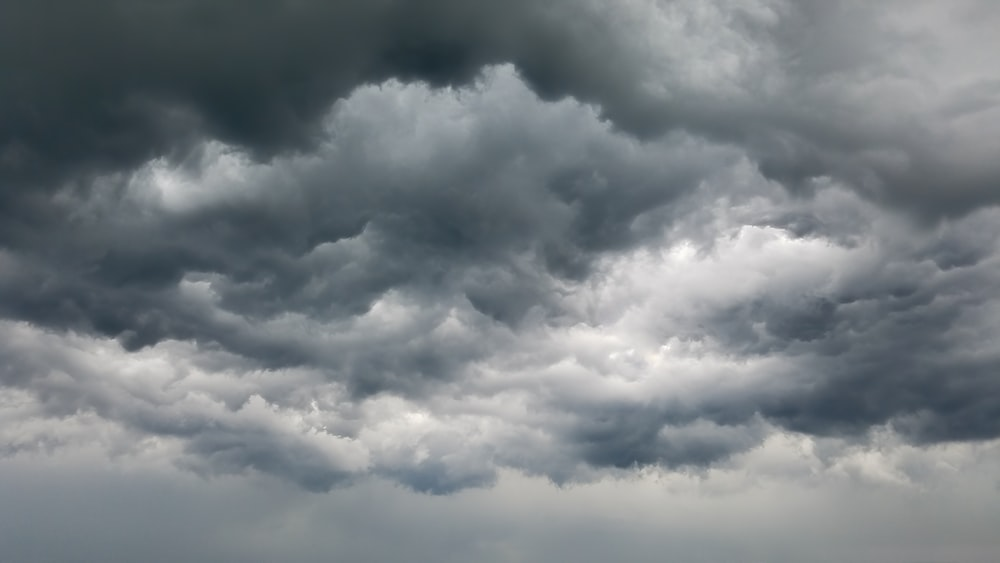
#> input picture sunset-photo.png, 1000 x 563 px, found by its file name
$ python pi-cam.py
#> lines starting #> are read from the running program, lines starting #| are printed output that depends on the picture
#make needed imports
#from picamera import PiCamera
from time import sleep
from twilio.rest import Client
import cv2
import numpy as np


# #STEP 1: CAPTURE PHOTO
# camera = PiCamera()

# #open cam and give 30 sec intervals between capture
# camera.start_preview()
# sleep(30)

# #replace file path
# camera.capture('/home/pi/Desktop/image.jpg')
# camera.stop_preview()

# #STEP 2: DETECT SKY CONTOURS & SAVE AS ISOLATED IMAGE
# def isolate_sky(image):
#   # Load the image and convert it to grayscale
#   img = cv2.imread(image)
#   gray = cv2.cvtColor(img, cv2.COLOR_BGR2GRAY)

#   # Invert the grayscale image
#   gray = cv2.bitwise_not(gray)

#   # Threshold the image to create a binary image
#   _, thresh = cv2.threshold(gray, 0, 255, cv2.THRESH_BINARY + cv2.THRESH_OTSU)

#   # Find the contours in the image
#   contours, _ = cv2.findContours(thresh, cv2.RETR_TREE, cv2.CHAIN_APPROX_SIMPLE)

#   # Find the contour with the largest area --> ask user to position camera where sky takes us majority of frame
#   contour = max(contours, key=cv2.contourArea)

#   # Create a mask image with the same size as the original image
#   mask = np.zeros(img.shape[:2], np.uint8)

#   # Fill the mask with the contour
#   cv2.drawContours(mask, [contour], -1, (255, 255, 255), -1)

#   # Use the mask to isolate the sky in the original image
#   isolated_sky = cv2.bitwise_and(img, img, mask=mask)

#   return isolated_sky

# #test path
path = r'/Users/clairehu/Documents/GitHub/eyes-in-the-sky/sunset-photo.png'
image_before = cv2.imread(path)
#> image_before is the input picture: shape (563, 1000, 3); mean B, G, R 130.8, 126.5, 119.7
# cv2.imshow('image before mask', image_before)


# isolated_sky = isolate_sky(path)
# cv2.imwrite('isolated_sky.jpg', isolated_sky)
# image_after = cv2.imread('isolated_sky.jpg')
# cv2.imshow('image after mask', image_after)


#STEP 3: LOOP AND FIND NUM OF PRETTY COLORS
# Read the image file
# resize image here????
#uncomment later to use isolated sky

#image = cv2.imread('isolated_sky.jpg'), CHANGE image_before to say image_after after we figure out step 2
# Convert the image to HSV color space
hsv = cv2.cvtColor(image_before, cv2.COLOR_BGR2HSV)
#> hsv: shape (563, 1000, 3); mean H, S, V 94.5, 28.4, 131.2
cv2.imshow('image before mask', image_before)
print(image_before.shape)
#| (563, 1000, 3)

# Extract the H, S, and V channels
h, s, v = cv2.split(hsv)
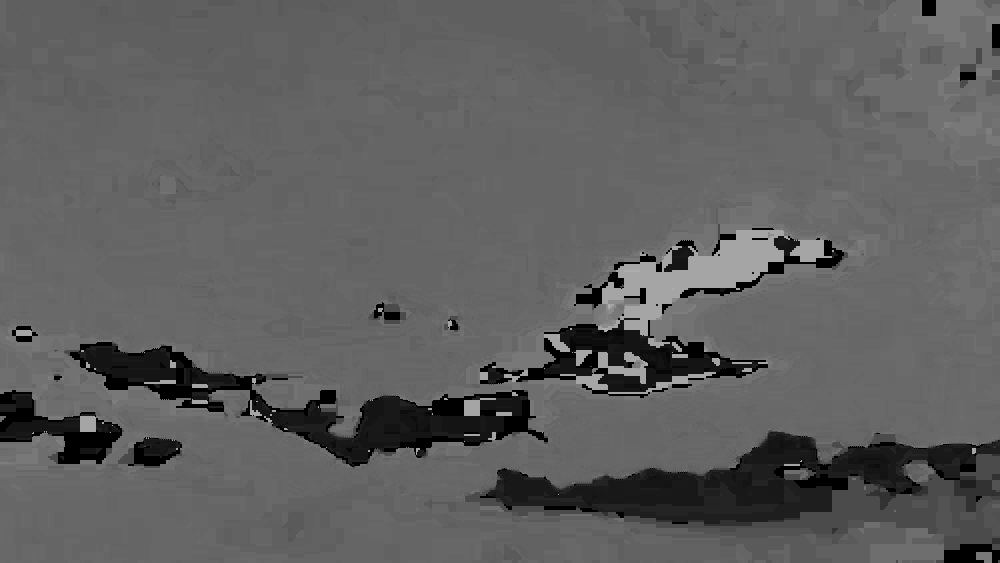
#> h: shape (563, 1000); min 0, max 173, mean 94.5
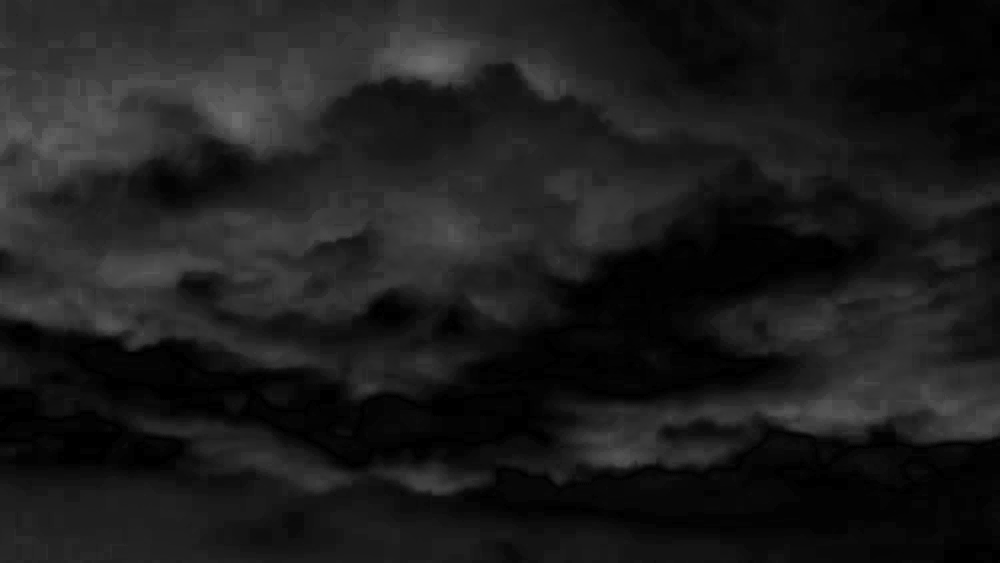
#> s: shape (563, 1000); min 0, max 109, mean 28.4
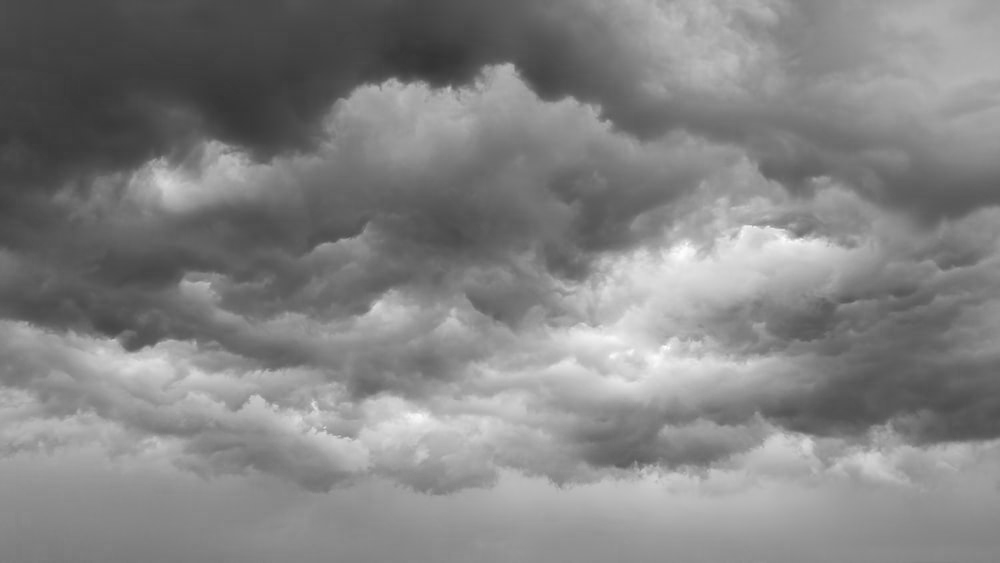
#> v: shape (563, 1000); min 51, max 255, mean 131.2

# Set the lower and upper bounds for the colors we want to detect
lower_yellow = np.array([0, 65, 205])
upper_yellow = np.array([60, 255, 255])
yellow_mask = cv2.inRange(hsv, lower_yellow, upper_yellow)
#> yellow_mask: shape (563, 1000); every value is 0

lower_magenta = np.array([135, 65, 205])
upper_magenta = np.array([360, 255, 255])
magenta_mask = cv2.inRange(hsv, lower_magenta, upper_magenta)

# Count the number of pixels for each color
yellow_pixels = cv2.countNonZero(yellow_mask)
#> yellow_pixels = 0
magenta_pixels = cv2.countNonZero(magenta_mask)
#> magenta_pixels = 0

print("Yellow pixels:", yellow_pixels)
#| Yellow pixels: 0
print("Magenta pixels:", magenta_pixels)
#| Magenta pixels: 0

#IF ABOVE THRESHOLD, SEND A TEXT VIA TWILIO API
# replace placeholder # of 100 with something else
# Check if the number of red pixels exceeds the threshold
trigger_colors = yellow_pixels + magenta_pixels
#> trigger_colors = 0
if trigger_colors > 7500:
    print('lots of  colors')
    # Set up the Twilio API client
    account_sid = 'AC90d2aec1b48d86aadca0ac3b5e4175b1'
    auth_token = '529a30cd7d3c052ddc809f9eb939baa8'
    client = Client(account_sid, auth_token)

    # Send the text message
    message = client.messages \
                    .create(
                         body='Put yo boots on... there are more than 7500 colorful pixels in the image! WAKE UP RIGHT NOW! WOWOWOWOWOWOWO!!!!',
                         from_='+13862603449',
                         to='+15135387028'
                     )
    print(f'Sent message to clay\'s phone: {message.sid}')

    call = client.calls.create(
    to='+15135387028',
    from_='+13862603449')

    print('CALLIG!!')

else:
    print(f'No action needed')
